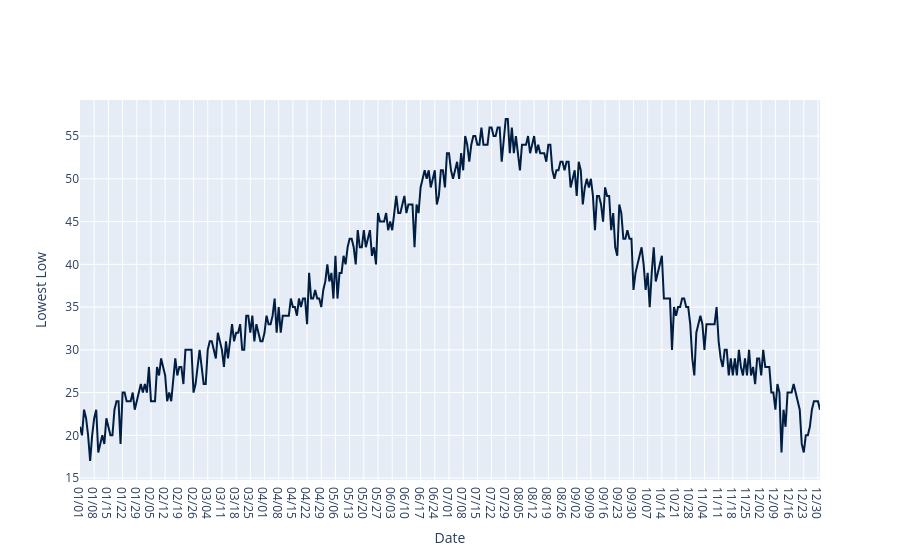

Here is the notebook cell this chart was saved with:
### Code cell
temps.plot('Date', 'Lowest Low')

### Figure 1 — Plotly figure (JSON) as saved in the notebook; plotly's stock layout.template omitted (floating-point values rounded to 4 significant figures; data arrays with more than 128 entries replaced by an {"elided": "..."} marker saying what was removed)
{"data": [{"line": {"color": "rgb(0,30,66)"}, "mode": "lines", "name": "Lowest Low", "type": "scatter", "x": {"elided": "366 str values"}, "y": {"elided": "366 int values"}}], "layout": {"autosize": true, "xaxis": {"autorange": true, "range": [0, 365], "title": {"text": "Date"}, "type": "category"}, "yaxis": {"autorange": true, "range": [14.78, 59.22], "title": {"text": "Lowest Low"}, "type": "linear"}}}
